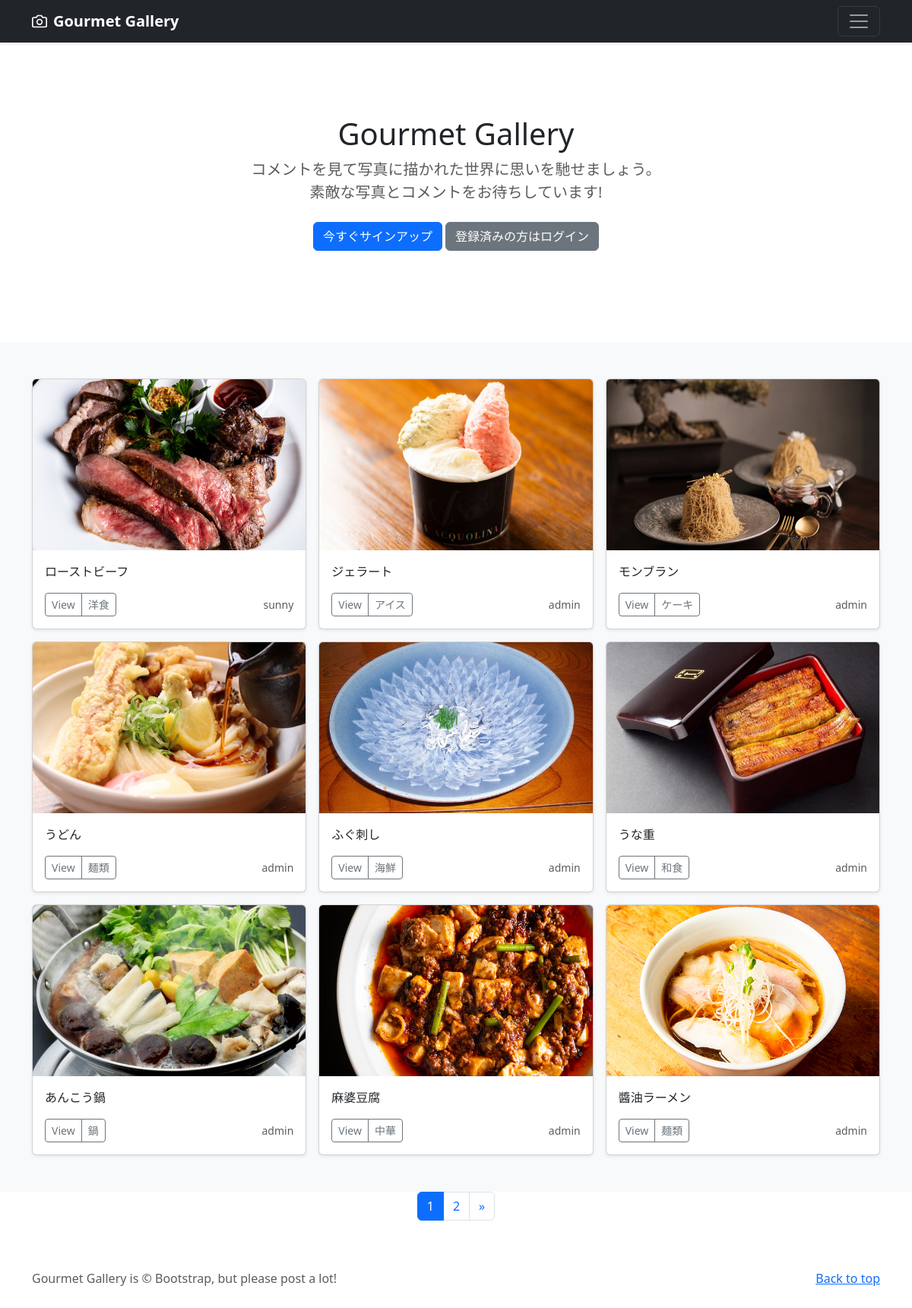
The page / on the database its author committed.
### gourmetphoto/models.py (models this page shows, shortened)
class GourmetphotoPost(models.Model):
    user = models.ForeignKey(CustomUser, verbose_name='ユーザー', on_delete=models.CASCADE)
    Category = models.ForeignKey(Category, verbose_name='カテゴリ', on_delete=models.PROTECT)
    title = models.CharField(verbose_name='タイトル', max_length=200)
    comment = models.TextField(verbose_name='コメント',)
    image1 = models.ImageField(verbose_name='イメージ1', upload_to = 'photos')
    image2 = models.ImageField(verbose_name='イメージ2', upload_to = 'photos', blank=True, null=True)
    posted_at = models.DateTimeField(verbose_name='投稿日時', auto_now_add=True)

class Category(models.Model):
    title = models.CharField(verbose_name='カテゴリ', max_length=20)

### gourmetphotoaccounts/models.py (models this page shows)
class CustomUser(AbstractUser):
    pass

### gourmetphoto/views.py (the view)
# urls.py: path('', views.IndexView.as_view(), name='index'),
class IndexView(ListView):
    template_name = 'gourmetphoto/index.html'
    queryset = GourmetphotoPost.objects.order_by('-posted_at')
    paginate_by = 9

### gourmetphoto/templates/gourmetphoto/index.html (shortened to what this page needs)
{% extends 'gourmetphoto/base.html' %}
    {% block contents %}
    {% include "gourmetphoto/photos_title.html" %}
    {% include "gourmetphoto/photos_list.html" %}
    {% include "gourmetphoto/pagination.html" %}
    {% endblock %}

### gourmetphoto/templates/gourmetphoto/photos_list.html
  <div class="album py-5 bg-body-tertiary">
    <div class="container">
      <div class="row row-cols-1 row-cols-sm-2 row-cols-md-3 g-3">
        {% for record in object_list %}
        <div class="col">
          <div class="card shadow-sm">
            <img src="{{ record.image1.url }}" class="bd-placeholder-img card-img-top" width="100%" height="225" xmlns="http://www.w3.org/2000/svg" role="img" aria-label="Placeholder: Thumbnail" preserveAspectRatio="xMidYMid slice" focusable="false"><title>Placeholder</title><rect width="100%" height="100%" fill="#55595c"/></img>
            <div class="card-body">
              <p class="card-text">{{record.title}}</p>
              <div class="d-flex justify-content-between align-items-center">
                <div class="btn-group">
                  <button type="button" class="btn btn-sm btn-outline-secondary"
                  onclick="location.href='{% url 'gourmetphoto:photo_detail' record.pk %}'">
                  View</button>
                  <button type="button" class="btn btn-sm btn-outline-secondary"
                    onclick="location.href='{% url 'gourmetphoto:gourmetphotos_cat' Category=record.Category.id %}'">
                    {{record.Category.title}}</button>
                </div>
                <small class="text-muted">{{record.user.username}}</small>
              </div>
            </div>
          </div>
        </div>
        {% endfor %}
      </div>
    </div>
  </div>

### gourmetphoto/templates/gourmetphoto/base.html (style rules this page uses)
.bd-placeholder-img { font-size: 1.125rem; text-anchor: middle; -webkit-user-select: none; -moz-user-select: none; user-select: none; }

### rows shown on the page
GourmetphotoPost: image1 (picture), title "ローストビーフ", Category "洋食", user.username "sunny"
GourmetphotoPost: image1 (picture), title "ジェラート", Category "アイス", user.username "admin"
GourmetphotoPost: image1 (picture), title "モンブラン", Category "ケーキ", user.username "admin"
GourmetphotoPost: image1 (picture), title "うどん", Category "麺類", user.username "admin"
GourmetphotoPost: image1 (picture), title "ふぐ刺し", Category "海鮮", user.username "admin"
GourmetphotoPost: image1 (picture), title "うな重", Category "和食", user.username "admin"
GourmetphotoPost: image1 (picture), title "あんこう鍋", Category "鍋", user.username "admin"
GourmetphotoPost: image1 (picture), title "麻婆豆腐", Category "中華", user.username "admin"
GourmetphotoPost: image1 (picture), title "醬油ラーメン", Category "麺類", user.username "admin"

### other values the page prints
{{ num }} "1"
{{ num }} "2"
